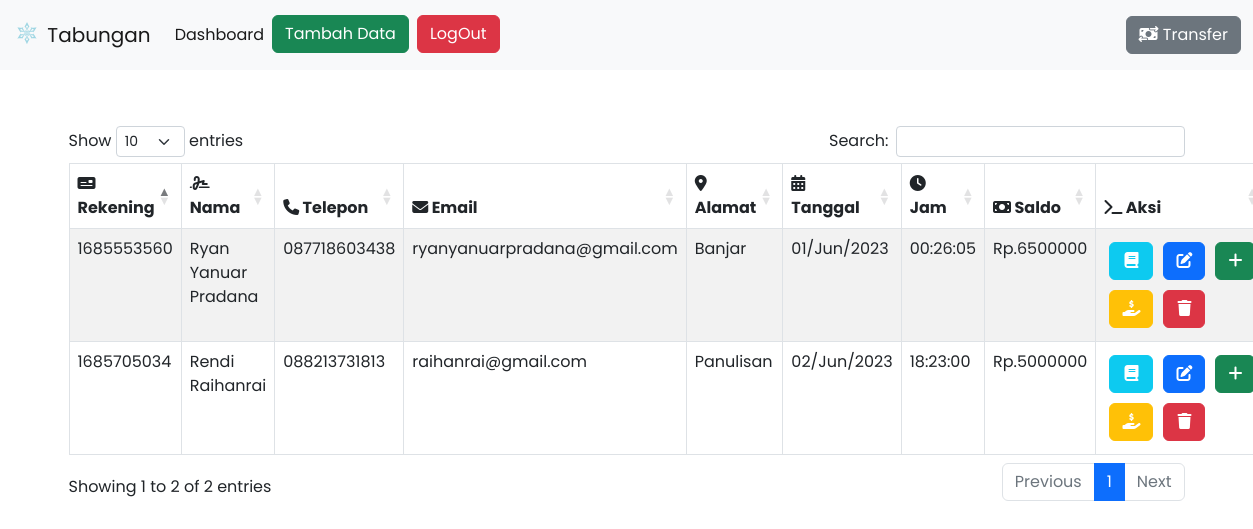
Screenshot of /Tabungan/index.php (signed in) with the database file from the repository.
### tables this page shows
CREATE TABLE `nasabah` (
  `id` int(11) NOT NULL,
  `nomor_rekening` varchar(10) NOT NULL,
  `nama` varchar(255) NOT NULL,
  `nomor_telepon` varchar(13) NOT NULL,
  `email` varchar(255) NOT NULL,
  `alamat` varchar(255) NOT NULL,
  `tanggal` date NOT NULL,
  `waktu` time NOT NULL,
  `saldo` int(255) NOT NULL
);

### Tabungan/index.php (the view, shortened to what this page needs)
<?php
include "functions.php";
$query = "SELECT * FROM nasabah";
$result = $conn->query($query);
?>
<!DOCTYPE html>
<html lang="en">
<head>
    <link rel="stylesheet" href="https://cdn.jsdelivr.net/npm/bootstrap@5.2.3/dist/css/bootstrap.min.css">
    <link rel="stylesheet" href="https://cdnjs.cloudflare.com/ajax/libs/font-awesome/6.4.0/css/all.min.css">
    <link rel="stylesheet" href="style.css">
    <link rel="stylesheet" href="https://cdn.datatables.net/1.10.25/css/dataTables.bootstrap5.min.css">
</head>
<body>
    <nav class="navbar navbar-expand-lg bg-light">
        <div class="container-fluid">
            <a class="navbar-brand" href="index.php">
                <img src="./img/Element_Cryo.svg" alt="Logo" width="30" height="24" class="d-inline-block align-text-top">
                Tabungan
            </a>
            <div class="collapse navbar-collapse" id="navbarSupportedContent">
                <ul class="navbar-nav me-auto mb-2 mb-lg-0">
                    <li class="nav-item">
                        <a class="nav-link active" aria-current="page" href="index.php">Dashboard</a>
                    </li>
                    <li class="nav-item">
                        <a href="tambah.php" class="me-2 btn btn-success">Tambah Data</a>
                    </li>
                    <li class="nav-item">
                        <a href="logout.php" class="me-2 btn btn-danger">LogOut</a>
                    </li>
                </ul>
                <div class="d-flex">
                    <a href="transfer.php" class="btn btn-secondary"><i class="fa-solid fa-money-bill-transfer"></i> Transfer</a>
                </div>
            </div>
        </div>
    </nav>
    <div class="container">
        <div class="row mb-3">
            <div class="col">
            </div>
        </div>
        <table class="table table-striped table-bordered table-paginate" cellspacing="0" width="100%">
            <thead>
                <tr>
                    <th><i class="fa-solid fa-money-check"></i> Rekening</th>
                    <th><i class="fa-solid fa-signature"></i> Nama</th>
                    <th><i class="fa-solid fa-phone"></i> Telepon</th>
                    <th><i class="fa-solid fa-envelope"></i> Email</th>
                    <th><i class="fa-solid fa-location-dot"></i> Alamat</th>
                    <th><i class="fa-solid fa-calendar-days"></i> Tanggal</th>
                    <th><i class="fa-solid fa-clock"></i> Jam</th>
                    <th><i class="fa-solid fa-money-bill"></i> Saldo</th>
                    <th><i class="fa-solid fa-terminal"></i> Aksi</th>
                </tr>
            </thead>
            <tbody>
                <?php if ($result->num_rows > 0) : ?>
                    <?php while ($row = $result->fetch_assoc()) : ?>
                        <tr>
                            <td><?= $row['nomor_rekening'] ?></td>
                            <td><?= $row['nama'] ?></td>
                            <td><?= $row['nomor_telepon'] ?></td>
                            <td><?= $row['email'] ?></td>
                            <td><?= $row['alamat'] ?></td>
                            <td><?= date('d/M/Y', strtotime($row['tanggal'])) ?></td>
                            <td><?= $row['waktu'] ?></td>
                            <td>Rp.<?= $row['saldo'] ?></td>
                            <td class="link action-buttons">
                                <a href="riwayat.php?id=<?= $row['id'] ?>" class="btn btn-info" style="color: white;"><i class="fa-solid fa-book"></i></a>
                                <a href="edit.php?id=<?= $row['id'] ?>" class="btn btn-primary"><i class="fa-solid fa-pen-to-square"></i></a>
                                <a href="deposit.php?id=<?= $row['id'] ?>" class="btn btn-success"><i class="fa-solid fa-plus"></i></a>
                                <a href="withdraw.php?id=<?= $row['id'] ?>" class="btn btn-warning" style="color: white;"><i class="fa-sharp fa-solid fa-hand-holding-dollar"></i></a>
                                <a href="hapus.php?id=<?= $row['id'] ?>" class="btn btn-danger" onclick="return confirm('Apakah Anda yakin ingin menghapus data ini?')"><i class="fa-solid fa-trash"></i></a>
                            </td>
                        </tr>
                    <?php endwhile; ?>
                <?php endif; ?>
            </tbody>
        </table>
    </div>
</body>
</html>

### Tabungan/style.css (style rules this page uses)
* { font-size: 1rem; font-family: Poppins, 'sans-serif'; }
.container { margin-top: 40px; }
.navbar { height: 70px; }

### Tabungan/index.php (style rules this page uses)
.action-buttons a { margin: 5px; }
.link { display: grid; grid-template-columns: repeat(3, 1fr); }

### rows the page displays
nasabah: nomor_rekening "1685553560", nama "Ryan Yanuar Pradana", nomor_telepon "087718603438", email "ryanyanuarpradana@gmail.com", alamat "Banjar", tanggal "01/Jun/2023", waktu "00:26:05", saldo "6500000"
nasabah: nomor_rekening "1685705034", nama "Rendi Raihanrai", nomor_telepon "088213731813", email "raihanrai@gmail.com", alamat "Panulisan", tanggal "02/Jun/2023", waktu "18:23:00", saldo "5000000"
